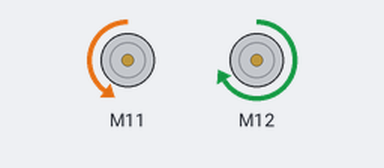
Bench run of a sketch on a simulated Arduino Uno, built with avr-gcc and run on an emulated ATmega328P. Parts: 2 × DC motor (green arrow = forward, orange = backward, longer = faster).

Above: at 0.1 s.
At 0.5 s:
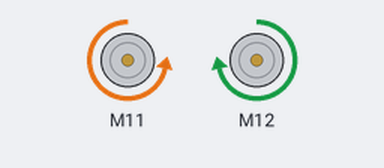
At 2.5 s:
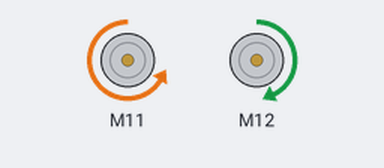
At 10.0 s:
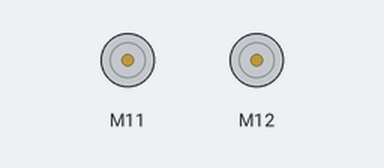
Timing chart, 0 to 11.5 s (numbered marks = the images above):
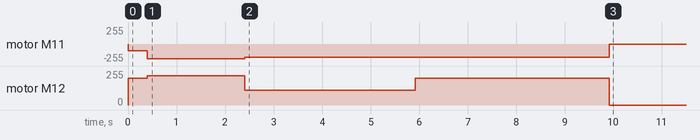

The sketch:

technical_challenge.ino
```cpp
#include <Arduino.h>
#include <MeAuriga.h>

float speedfaktor_l = 1; //0.95
float speedfaktor_r = 1;

MeEncoderOnBoard m1(SLOT1); // rechts
MeEncoderOnBoard m2(SLOT2); // links

void move(int m1speed, int m2speed) { //ohne Encoder //rechts, links
  m1.setMotorPwm(m1speed * speedfaktor_r * -1);
  m2.setMotorPwm(m2speed * speedfaktor_l);
}

void setup() {
  // put your setup code here, to run once:
  move(100, 200);
  delay(400);
  move(220,220);
  delay(2000);
  move(200,110);
  delay(3520);
  move(200,200);
  delay(4000);
  move(0,0);
}

void loop() {
  // put your main code here, to run repeatedly:

}
/*

  move(100, 200);
  delay(400);
  move(200,200);
  delay(2000);
  move(200,110);
  delay(3520);
  move(200,200);
  delay(4000);
  move(0,0);

*/
```

Measured:
- by itself, motor M11: stopped → backward 100/255 at 0.00 s, → backward 220/255 0.40 s later, → backward 200/255 2.0 s later, → stopped 7.5 s later
- by itself, motor M12: stopped → forward 200/255 at 0.00 s, → forward 220/255 0.40 s later, → forward 110/255 2.0 s later, → forward 200/255 3.5 s later, … (5 changes in this stretch)
